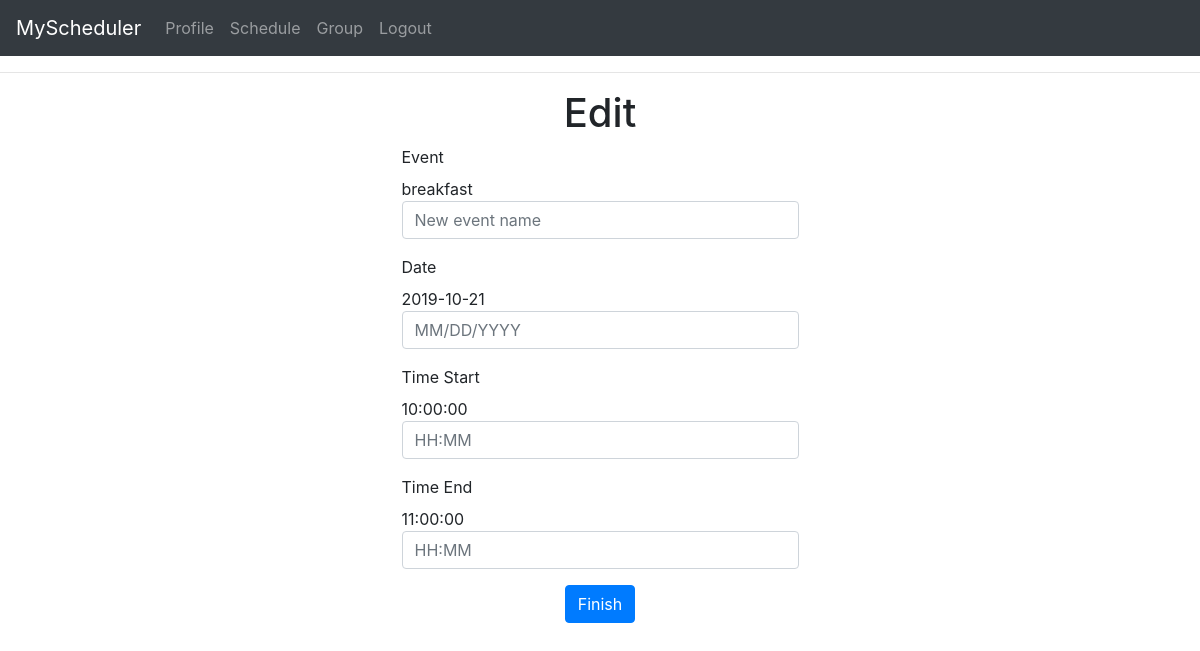
Page /edit/1 (signed in) on the committed database.
### app/models.py (models this page shows, shortened)
class Event(db.Model):
    id = db.Column(db.Integer, primary_key=True)
    event_name = db.Column(db.String(128))
    event_date = db.Column(db.DateTime)
    event_timeEnd = db.Column(db.DateTime)
    event_timeStart=db.Column(db.DateTime)
    user_id = db.Column(db.Integer, db.ForeignKey('user.id'))

### app/routes.py (the view, shortened to what this page needs)
@app.route('/edit/<e>', methods=['GET', 'POST'])
@login_required
def edit(e):
    Event_to_edit=  Event.query.get_or_404(e)
    form = CreateForm()
    return render_template('edit.html', title='Edit', form=form,  Event_to_edit= Event_to_edit)

### app/form.py
class CreateForm(FlaskForm):
    event_name = StringField('Event', validators=[DataRequired()])
    event_date = DateTimeField('Date', format='%m/%d/%Y', validators=[DataRequired("Format 12/01/2019")])
    event_timeStart = DateTimeField('Time Start', format='%H:%M')
    event_timeEnd =DateTimeField('Time End',  format='%H:%M')
    event_submit = SubmitField('Finish')

### app/models.py (called while the page is built)
@login.user_loader
def load_user(id):
    return User.query.get(int(id))

### app/templates/edit.html (shortened to what this page needs)
{% extends "base.html" %}
{% block content %}
	<div class="row d-flex justify-content-center">
		<h1>Edit</h1>
	</div>
	<form action="" method="post">
		<div class="row d-flex justify-content-center">
			<p>
				{{ form.event_name.label }}<br>
				{{ Event_to_edit.event_name}}<br>
				{{ form.event_name(size=32, class_="form-control", placeholder="New event name") }}
			</p>
		</div>
		<div class="row d-flex justify-content-center">
			<p>
				{{ form.event_date.label }}<br>
				{{ Event_to_edit.event_date.date()}} <br>
				{{ form.event_date(size=32, class_="form-control", placeholder="MM/DD/YYYY") }}
			</p>
		</div>
		<div class="row d-flex justify-content-center">
			<p>
				{{ form.event_timeStart.label }}<br>
				{{ Event_to_edit.event_timeStart.time()}} <br>
				{{ form.event_timeStart(size=32, class_="form-control", placeholder="HH:MM") }}
			</p>
		</div>
		<div class="row d-flex justify-content-center">
			<p>
				{{ form.event_timeEnd.label }}<br>
				{{ Event_to_edit.event_timeEnd.time()}} <br>
				{{ form.event_timeEnd(size=32, class_="form-control", placeholder="HH:MM") }}
			</p>
		</div>
		<div class="row d-flex justify-content-center">
			<p>{{ form.event_submit(class="btn btn-primary") }}</p>
		</div>
    </form>
{% endblock %}:w

### rows in the picture
Event: event_name "breakfast", event_date "2019-10-21", event_timeStart.time "10:00:00", event_timeEnd.time "11:00:00"
